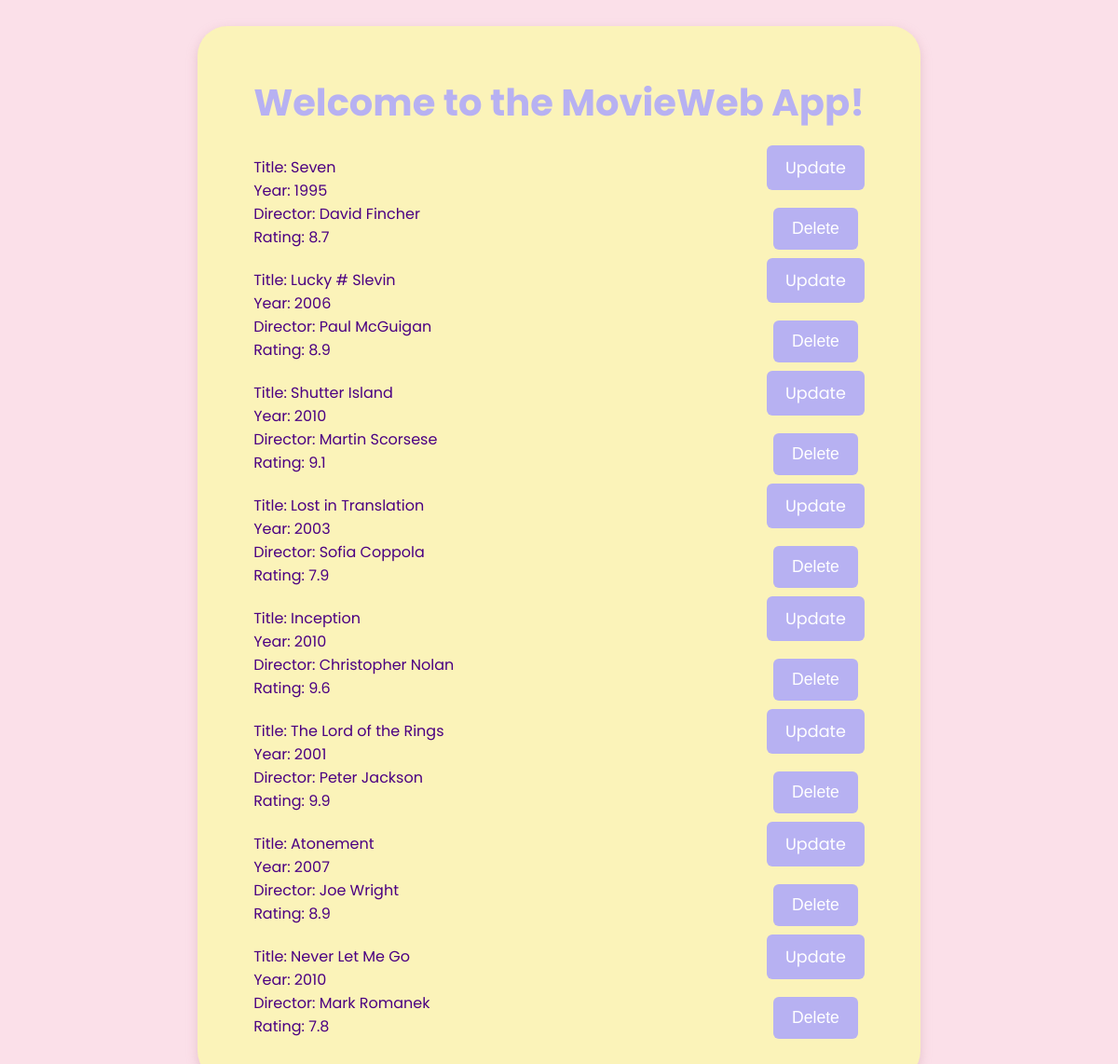
Before: / with the older database file.
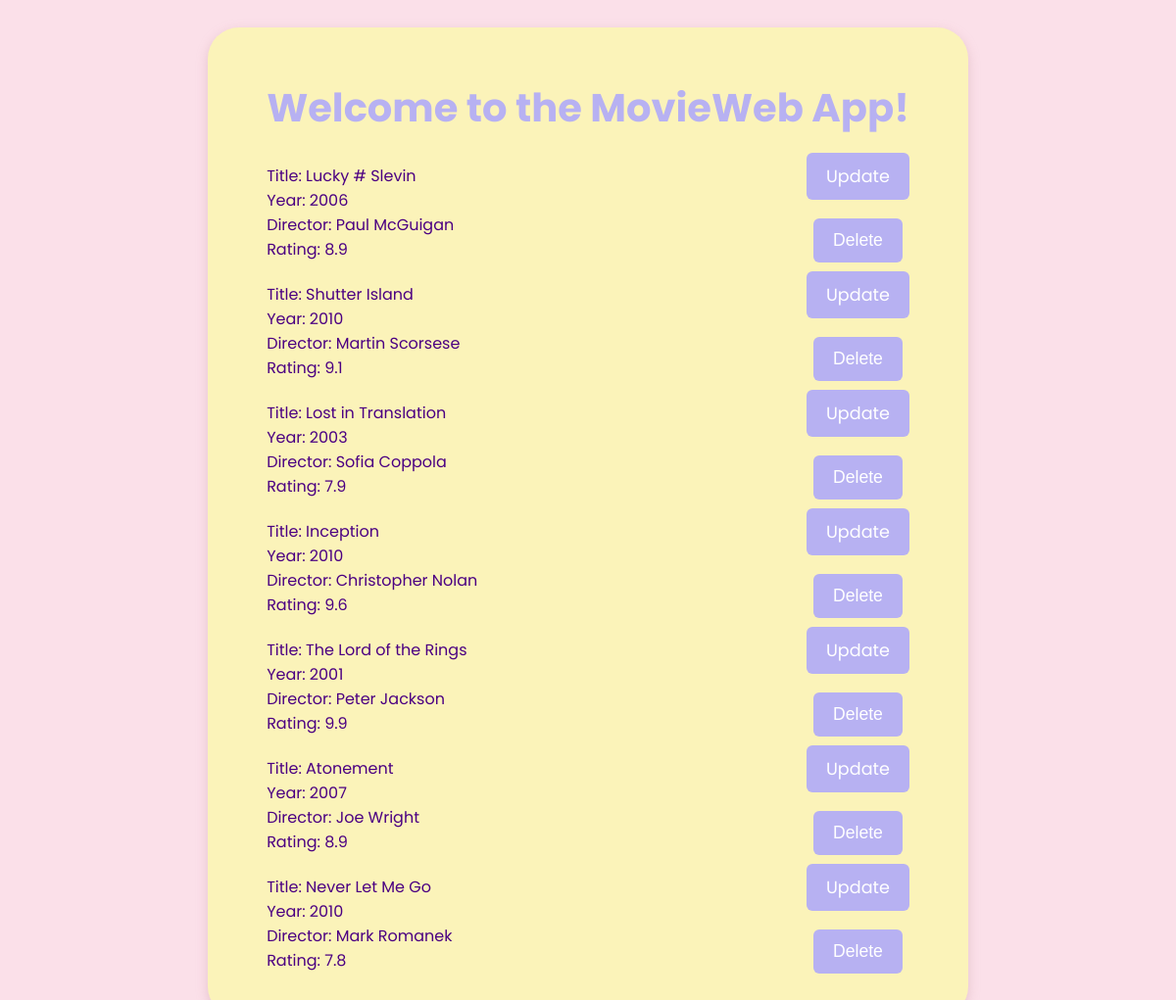
After: the same page with the newer database file.
### datamanager/data_models.py (models this page shows, shortened)
class Movie(db.Model):
    __tablename__ = "movies"
    id = Column(Integer, primary_key=True, autoincrement=True)
    name = Column(String)
    director = Column(String)
    year = Column(Integer)
    rating = Column (Float)

### app.py (the view)
@app.route('/')
def home():
    movies = data_manager.get_all_movies()
    return render_template('index.html', movies=movies)

### datamanager/sqlite_data_manager.py (called while the page is built)
    def get_all_movies(self):
        movies = self.models.Movie.query.all()
        return movies

### templates/index.html (shortened to what this page needs)
<!DOCTYPE html>
<html lang="en">
<head>
    <link rel="stylesheet" href="/static/styles.css">
</head>
<body>
<main>
    <h1>Welcome to the MovieWeb App!</h1>
    <div>
        <ul>
            {% for movie in movies %}
            <li>
                <div>
                    Title: {{ movie.name }} <br>
                    Year: {{ movie.year }} <br>
                    Director: {{ movie.director }} <br>
                    Rating: {{ movie.rating }} <br>
                </div>
                <div>
                    <a href="/update_movies" id="update-button">Update</a>
                    <form method="POST"
                          action="{{ url_for('delete_movie', movie_id=movie.id) }}">
                        <button type="submit">Delete</button>
                    </form>
                </div>
            </li>
            {% endfor %}
        </ul>
    </div>
</main>
</body>
</html>

### static/styles.css (style rules this page uses)
body { background-color: #FBE0E9; font-family: 'Poppins', sans-serif; color: #4B0082; display: flex; justify-content: center; }
main { background-color: #FBF3B9; border-radius: 2rem; padding: 25px 60px; margin: 20px; box-shadow: 0 4px 12px rgba(200, 150, 160, 0.4); }
h1 { font-family: 'Poppins', sans-serif; font-weight: bold; font-size: 2.5em; color: #B7B1F2; text-align: center; }
ul { padding: 0; list-style-type: none; }
li { margin-bottom: 20px; color: #4B0082; }
form { margin-top: 30px; text-align: center; }
#update-button, form button { text-decoration: none; padding: 12px 20px; background-color: #B7B1F2; color: white; border: none; border-radius: 6px; cursor: pointer; font-size: 1.1em; }
li { display: flex; justify-content: space-between; }

Changed rows visible on the page:
removed Movie: name "Seven", year "1995", director "David Fincher", rating "8.7"
